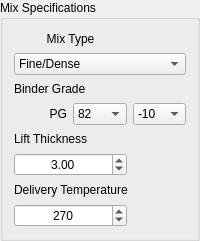
     <widget class="QGroupBox" name="groupBox3">
      <property name="sizePolicy">
       <sizepolicy hsizetype="Preferred" vsizetype="Preferred">
        <horstretch>40</horstretch>
        <verstretch>0</verstretch>
       </sizepolicy>
      </property>
      <property name="minimumSize">
       <size>
        <width>124</width>
        <height>194</height>
       </size>
      </property>
      <property name="accessibleName">
       <string>Mix Specifications</string>
      </property>
      <property name="title">
       <string>Mix Specifications</string>
      </property>
      <layout class="QGridLayout" name="gridLayout_4">
       <item row="0" column="0" colspan="2">
        <widget class="QLabel" name="mixLabel">
         <property name="minimumSize">
          <size>
           <width>42</width>
           <height>16</height>
          </size>
         </property>
         <property name="text">
          <string>Mix Type</string>
         </property>
         <property name="alignment">
          <set>Qt::AlignCenter</set>
         </property>
        </widget>
       </item>
       <item row="1" column="0" colspan="3">
        <widget class="QComboBox" name="gradCombo">
         <property name="minimumSize">
          <size>
           <width>110</width>
           <height>20</height>
          </size>
         </property>
         <property name="toolTip">
          <string>Type of asphalt mix (fine or coarse)</string>
         </property>
         <property name="accessibleName">
          <string>Mix Type</string>
         </property>
         <property name="accessibleDescription">
          <string/>
         </property>
         <property name="currentText">
          <string>Fine/Dense</string>
         </property>
         <item>
          <property name="text">
           <string comment="dense-graded, fine gradation">Fine/Dense</string>
          </property>
          <property name="icon">
           <iconset resource="resource.qrc">
            <normaloff>:/images/dense16.png</normaloff>:/images/dense16.png</iconset>
          </property>
         </item>
         <item>
          <property name="text">
           <string comment="coarse gradation, stone matrix asphalt">Coarse/SMA</string>
          </property>
          <property name="icon">
           <iconset resource="resource.qrc">
            <normaloff>:/images/coarse16.png</normaloff>:/images/coarse16.png</iconset>
          </property>
         </item>
        </widget>
       </item>
       <item row="2" column="0" colspan="3">
        <widget class="QLabel" name="binderLabel">
         <property name="minimumSize">
          <size>
           <width>116</width>
           <height>16</height>
          </size>
         </property>
         <property name="toolTip">
          <string comment="asphalt binder specification"/>
         </property>
         <property name="text">
          <string>Binder Grade</string>
         </property>
         <property name="alignment">
          <set>Qt::AlignLeading|Qt::AlignLeft|Qt::AlignVCenter</set>
         </property>
        </widget>
       </item>
       <item row="3" column="0">
        <widget class="QLabel" name="pgLabel">
         <property name="minimumSize">
          <size>
           <width>16</width>
           <height>16</height>
          </size>
         </property>
         <property name="text">
          <string notr="true">PG</string>
         </property>
         <property name="alignment">
          <set>Qt::AlignRight|Qt::AlignTrailing|Qt::AlignVCenter</set>
         </property>
        </widget>
       </item>
       <item row="3" column="1">
        <widget class="QComboBox" name="hiCombo">
         <property name="minimumSize">
          <size>
           <width>36</width>
           <height>20</height>
          </size>
         </property>
         <property name="toolTip">
          <string>High temperature of Performance-Graded asphalt</string>
         </property>
         <property name="accessibleName">
          <string>PG High Temperature</string>
         </property>
         <property name="accessibleDescription">
          <string/>
         </property>
         <item>
          <property name="text">
           <string notr="true">82</string>
          </property>
         </item>
         <item>
          <property name="text">
           <string notr="true">76</string>
          </property>
         </item>
         <item>
          <property name="text">
           <string notr="true">70</string>
          </property>
         </item>
         <item>
          <property name="text">
           <string notr="true">64</string>
          </property>
         </item>
         <item>
          <property name="text">
           <string notr="true">58</string>
          </property>
         </item>
         <item>
          <property name="text">
           <string notr="true">52</string>
          </property>
         </item>
         <item>
          <property name="text">
           <string notr="true">46</string>
          </property>
         </item>
        </widget>
       </item>
       <item row="3" column="2">
        <widget class="QComboBox" name="loCombo">
         <property name="minimumSize">
          <size>
           <width>40</width>
           <height>20</height>
          </size>
         </property>
         <property name="toolTip">
          <string>Low temperature of Performance-Graded asphalt</string>
         </property>
         <property name="accessibleName">
          <string>PG Low Temperature</string>
         </property>
         <property name="accessibleDescription">
          <string/>
         </property>
         <item>
          <property name="text">
           <string notr="true">-10</string>
          </property>
         </item>
         <item>
          <property name="text">
           <string notr="true">-16</string>
          </property>
         </item>
         <item>
          <property name="text">
           <string notr="true">-22</string>
          </property>
         </item>
         <item>
          <property name="text">
           <string notr="true">-28</string>
          </property>
         </item>
         <item>
          <property name="text">
           <string notr="true">-34</string>
          </property>
         </item>
         <item>
          <property name="text">
           <string notr="true">-40</string>
          </property>
         </item>
         <item>
          <property name="text">
           <string notr="true">-46</string>
          </property>
         </item>
        </widget>
       </item>
       <item row="4" column="0" colspan="3">
        <widget class="QLabel" name="hLabel">
         <property name="minimumSize">
          <size>
           <width>116</width>
           <height>16</height>
          </size>
         </property>
         <property name="toolTip">
          <string comment="lift = new layer of asphalt pavement"/>
         </property>
         <property name="text">
          <string>Lift Thickness</string>
         </property>
         <property name="alignment">
          <set>Qt::AlignLeading|Qt::AlignLeft|Qt::AlignVCenter</set>
         </property>
        </widget>
       </item>
       <item row="5" column="0" colspan="2">
        <widget class="QDoubleSpinBox" name="hDSpin">
         <property name="minimumSize">
          <size>
           <width>58</width>
           <height>18</height>
          </size>
         </property>
         <property name="toolTip">
          <string>Thickness of the new asphalt layer being paved</string>
         </property>
         <property name="accessibleName">
          <string>Lift Thickness</string>
         </property>
         <property name="accessibleDescription">
          <string/>
         </property>
         <property name="alignment">
          <set>Qt::AlignCenter</set>
         </property>
         <property name="minimum">
          <double>0.000000000000000</double>
         </property>
         <property name="maximum">
          <double>999.000000000000000</double>
         </property>
         <property name="singleStep">
          <double>0.500000000000000</double>
         </property>
         <property name="value">
          <double>3.000000000000000</double>
         </property>
        </widget>
       </item>
       <item row="5" column="2">
        <widget class="QLabel" name="huLabel">
         <property name="text">
          <string/>
         </property>
         <property name="alignment">
          <set>Qt::AlignLeading|Qt::AlignLeft|Qt::AlignVCenter</set>
         </property>
        </widget>
       </item>
       <item row="6" column="0" colspan="3">
        <widget class="QLabel" name="tmLabel">
         <property name="minimumSize">
          <size>
           <width>116</width>
           <height>16</height>
          </size>
         </property>
         <property name="toolTip">
          <string comment="temperature of the mix as it comes out of the paver"/>
         </property>
         <property name="text">
          <string>Delivery Temperature</string>
         </property>
         <property name="alignment">
          <set>Qt::AlignLeading|Qt::AlignLeft|Qt::AlignVCenter</set>
         </property>
        </widget>
       </item>
       <item row="7" column="0" colspan="2">
        <widget class="QSpinBox" name="tmSpin">
         <property name="minimumSize">
          <size>
           <width>58</width>
           <height>18</height>
          </size>
         </property>
         <property name="toolTip">
          <string>Temperature of the asphalt mix as it comes out of the paver</string>
         </property>
         <property name="accessibleName">
          <string>Delivery Temperature</string>
         </property>
         <property name="accessibleDescription">
          <string/>
         </property>
         <property name="alignment">
          <set>Qt::AlignCenter</set>
         </property>
         <property name="minimum">
          <number>0</number>
         </property>
         <property name="maximum">
          <number>999</number>
         </property>
         <property name="value">
          <number>270</number>
         </property>
        </widget>
       </item>
       <item row="7" column="2">
        <widget class="QLabel" name="tmuLabel">
         <property name="text">
          <string/>
         </property>
         <property name="alignment">
          <set>Qt::AlignLeading|Qt::AlignLeft|Qt::AlignVCenter</set>
         </property>
        </widget>
       </item>
      </layout>
     </widget>
